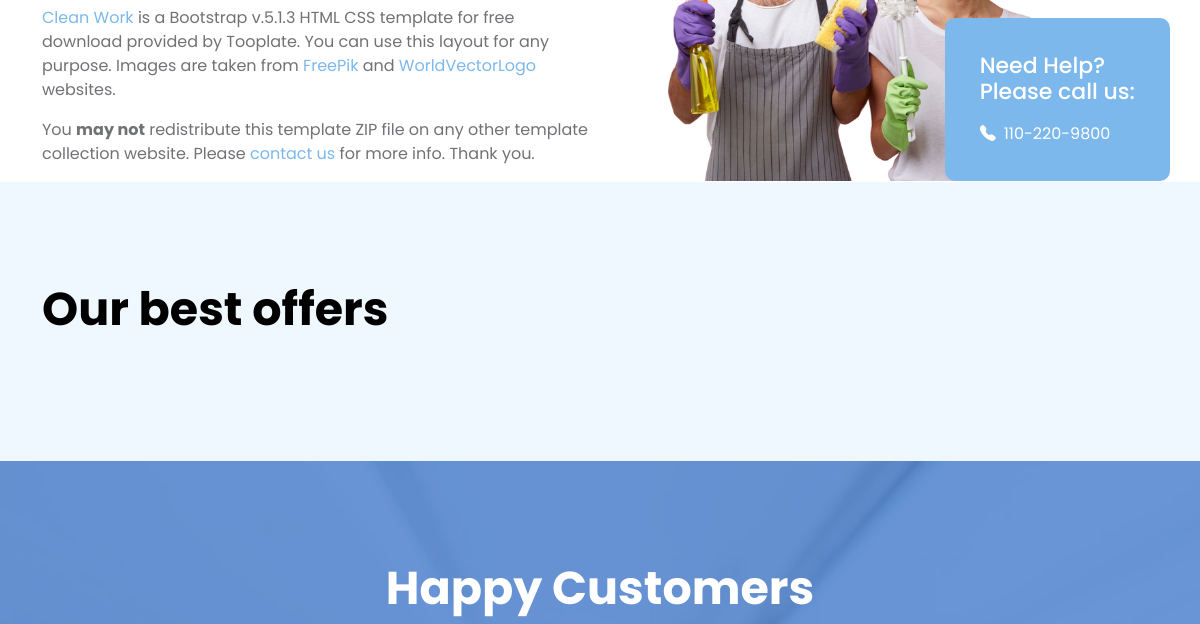
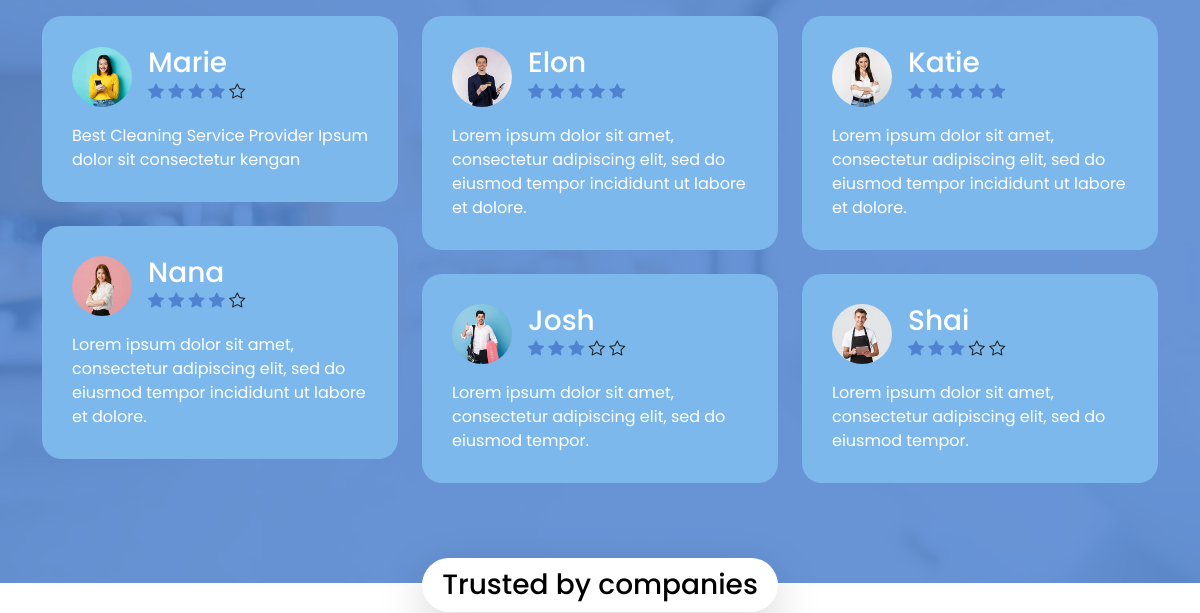
Before: / (middle part) with the older database file (2 pictures, top to bottom).
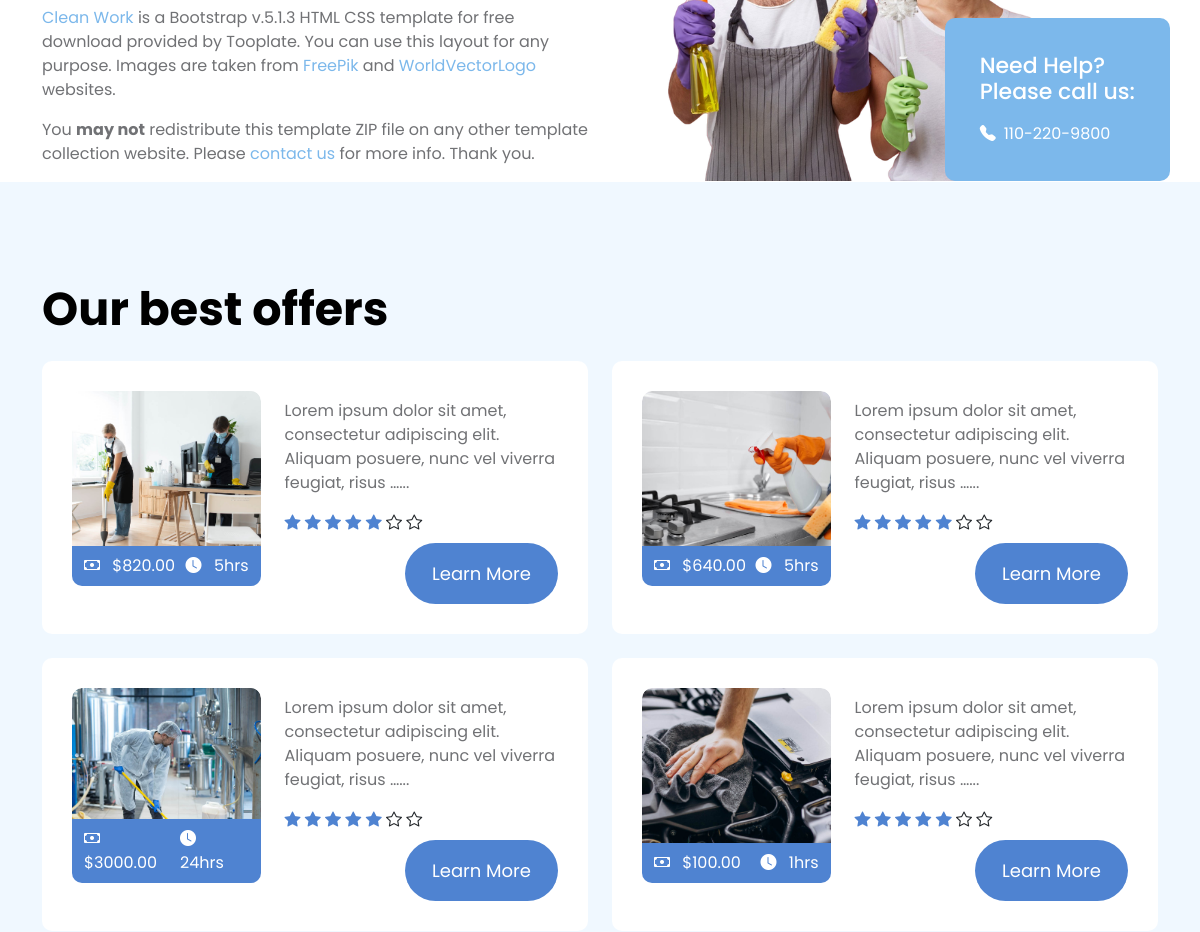
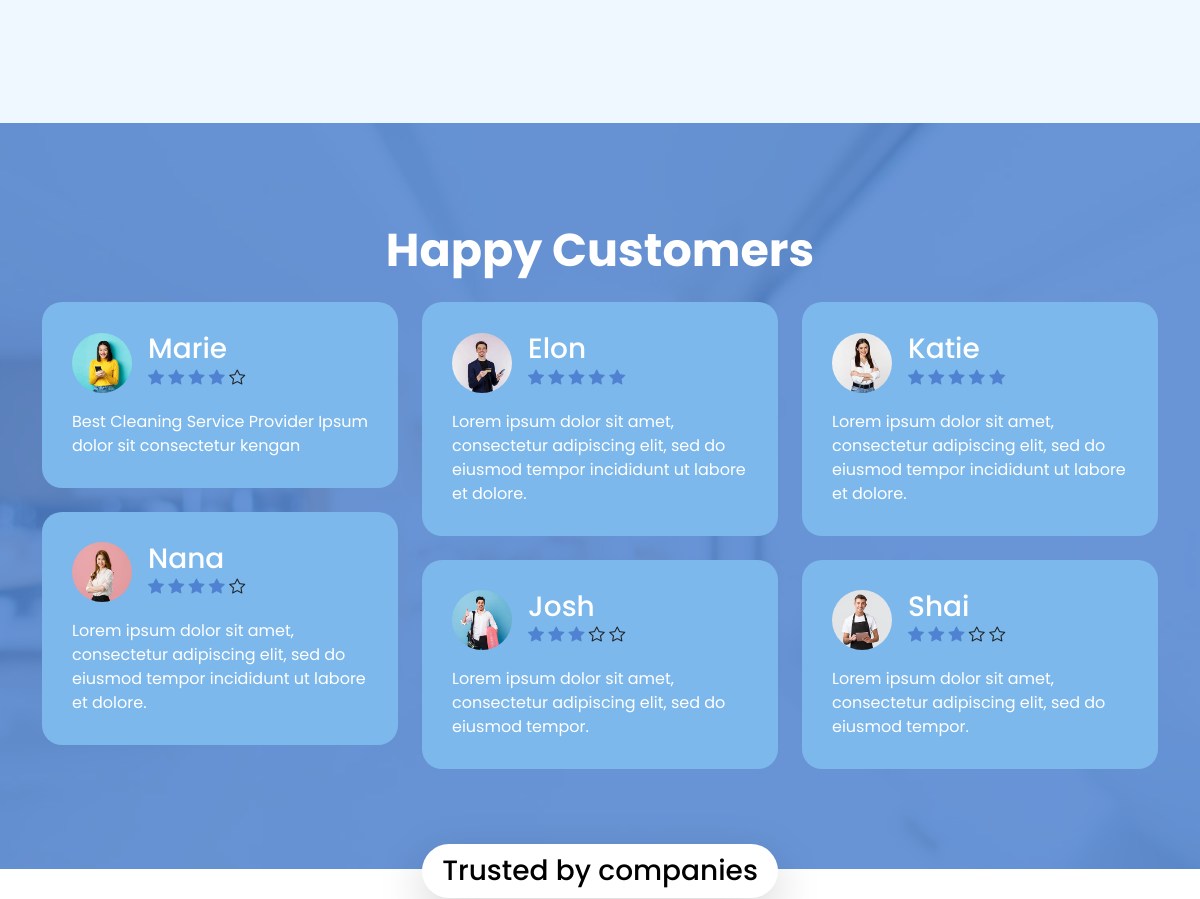
After: the same page with the newer database file (2 pictures, top to bottom).
### clean/models.py (models this page shows, shortened)
class Service(models.Model):
    name = models.CharField(max_length=50)
    description = models.CharField(max_length=250)
    price = models.DecimalField(max_digits=6, decimal_places=2, default = 100)
    duration = models.PositiveIntegerField(default=2)
    photos = models.ManyToManyField(Photo, related_name='related_photos')
    best_offer = models.BooleanField(default=False)

class Photo(models.Model):
    image = models.ImageField(upload_to='uploads/photos')
    description = models.CharField(max_length=100, blank=True)

### clean/views.py (the view)
# urls.py: path('', views.home, name="home"),
def home(request):
    services = Service.objects.all()
    return render(request,'home.html',{'services': services})

### clean/templates/home.html (shortened to what the changed rows need)
{% extends "base.html" %}
{% load static %}
{% load custom_tags %}
{% block content %}
<main>
   {% include 'our_best_services.html' %}
    <section class="testimonial-section section-padding section-bg">
        <div class="container">
            <div class="row">
                <div class="col-lg-12 col-12 text-center">
                    <h2 class="text-white mb-4">Happy Customers</h2>
                </div>
            </div>
        </div>
    </section>
</main>
{% endblock content %}

### clean/templates/our_best_services.html (shortened to what this page needs)
{% load static %}
<section class="services-section section-padding section-bg" id="services-section">
    <div class="container">
        <div class="row">
            <div class="col-lg-12 col-12">
                <h2 class="mb-4">Our best offers</h2>
            </div>
             {% for service in services %}
             {% if service.best_offer %}
             <div class="col-lg-6 col-12">
                <div class="services-thumb">
                    <div class="row">
                        <div class="col-lg-5 col-md-5 col-12">
                            <div class="services-image-wrap">
                                <a href="services-detail.html">
                                    <img src="{{service.photos.first.image.url}}" class="services-image img-fluid" alt="">
                                    <div class="services-icon-wrap">
                                        <div class="d-flex justify-content-between align-items-center">
                                            <p class="text-white mb-0">
                                                <i class="bi-cash me-2"></i>
                                                ${{service.price}}
                                            </p>
                                            <p class="text-white mb-0">
                                                <i class="bi-clock-fill me-2"></i>
                                                {{service.duration}}hrs
                                            </p>
                                        </div>
                                    </div>
                                </a>
                            </div>
                        </div>
                        <div class="col-lg-7 col-md-7 col-12 d-flex align-items-center">
                            <div class="services-info mt-4 mt-lg-0 mt-md-0">
                                    {% if service.description|wordcount <= 15 %}
                                        <p>{{ service.description }}</p>
                                    {% else %}
                                        <p>{{ service.description|truncatewords_html:15 }}...</p>
                                    {% endif %}
                                <div class="d-flex flex-wrap align-items-center">
                                    <div class="reviews-icons">
                                            {% for i in '12345'|make_list %}
                                                <i class="bi-star-fill"></i>
                                            {% endfor %}
                                        <i class="bi-star"></i>
                                        <i class="bi-star"></i>
                                    </div>
                                    <a href="services-detail.html" class="custom-btn btn button button--atlas mt-2 ms-auto">
                                        <span>Learn More</span>
                                        <div class="marquee" aria-hidden="true">
                                        </div>
                                    </a>
                                </div>
                            </div>
                        </div>
                    </div>
                </div>
            </div>
             {% endif %}
             {% endfor %}
        </div>
    </div>
</section>

Changed rows visible on the page:
now on this page (row edited): Service: photos.first.image (picture), price "820.00", duration "5", description "Lorem ipsum dolor sit amet, consectetur adipiscing elit. Aliquam posuere, nunc vel viverra feugiat, risus …", best_offer True (drawn)
now on this page (row edited): Service: photos.first.image (picture), price "640.00", duration "5", description "Lorem ipsum dolor sit amet, consectetur adipiscing elit. Aliquam posuere, nunc vel viverra feugiat, risus …", best_offer True (drawn)
now on this page (row edited): Service: photos.first.image (picture), price "3000.00", duration "24", description "Lorem ipsum dolor sit amet, consectetur adipiscing elit. Aliquam posuere, nunc vel viverra feugiat, risus …", best_offer True (drawn)
now on this page (row edited): Service: photos.first.image (picture), price "100.00", duration "1", description "Lorem ipsum dolor sit amet, consectetur adipiscing elit. Aliquam posuere, nunc vel viverra feugiat, risus …", best_offer True (drawn)
